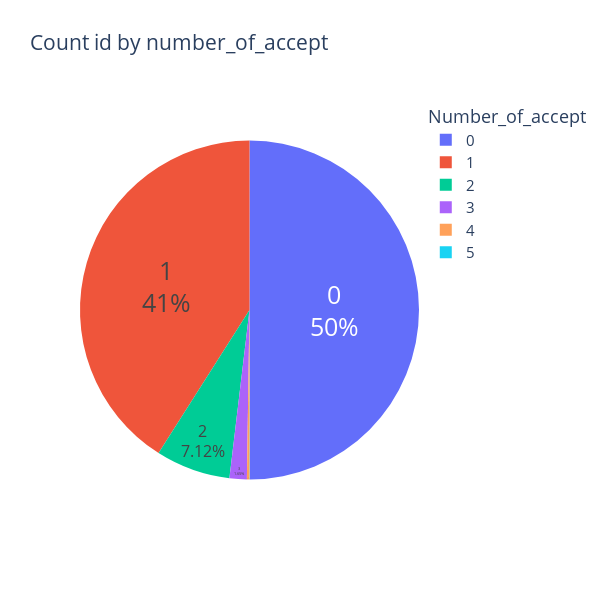

Write notebook code for a chart like this one.
### Code cell
# pie chart of count_id by number_of_accept
fig = go.Figure()
fig.update_layout(
    width=800,
    height=800,
    font_size=15
)

num_accept_2_id = data_viz.groupby('number_of_accept')['id'].count().sort_values()

# Define the color scale
norm = plt.Normalize(vmin=num_accept_2_id.min(), vmax=num_accept_2_id.max())
colors = plt.cm.Purples(norm(num_accept_2_id.values))

# Create the pie chart
fig.add_trace(go.Pie(
    labels=num_accept_2_id.index,
    values=num_accept_2_id,
    # marker=dict(colors=[ '#DE6A73','#EFB5B9','#D64550']),
    textinfo='label+percent',
    textposition='inside',
    textfont_size=25,
    insidetextorientation='horizontal',
    hoverinfo='label+percent+value',
))

# Add title
fig.update_layout(title="Count id by number_of_accept", legend_title="Number_of_accept", height=600, width=600)

fig.show()

### Figure 1 — Plotly figure (JSON) as saved in the notebook; plotly's stock layout.template omitted (floating-point values rounded to 4 significant figures)
{"data": [{"hoverinfo": "label+percent+value", "insidetextorientation": "horizontal", "labels": [5, 4, 3, 2, 1, 0], "textfont": {"size": 25}, "textinfo": "label+percent", "textposition": "inside", "type": "pie", "values": [3, 33, 209, 903, 5199, 6337]}], "layout": {"font": {"size": 15}, "height": 600, "legend": {"title": {"text": "Number_of_accept"}}, "title": {"text": "Count id by number_of_accept"}, "width": 600}}
